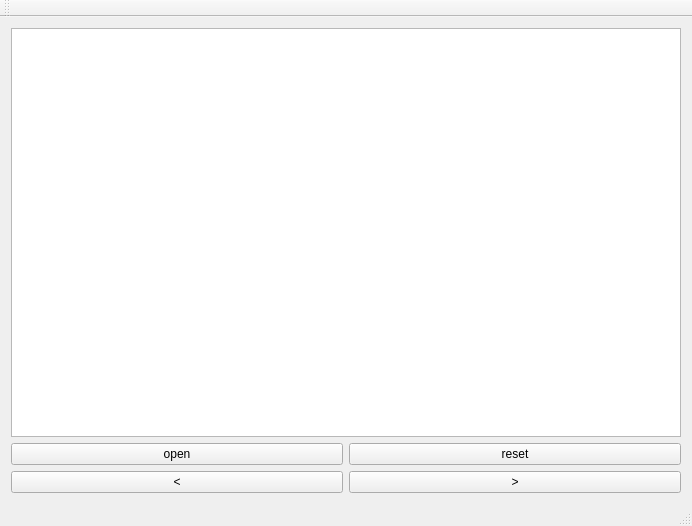
<?xml version="1.0" encoding="UTF-8"?>
<ui version="4.0">
 <class>MainWindow</class>
 <widget class="QMainWindow" name="MainWindow">
  <property name="geometry">
   <rect>
    <x>0</x>
    <y>0</y>
    <width>692</width>
    <height>526</height>
   </rect>
  </property>
  <property name="windowTitle">
   <string>MainWindow</string>
  </property>
  <widget class="QWidget" name="centralWidget">
   <layout class="QVBoxLayout" name="verticalLayout_2">
    <item>
     <widget class="QGraphicsView" name="graphicsView"/>
    </item>
    <item>
     <layout class="QHBoxLayout" name="horizontalLayout_2">
      <property name="bottomMargin">
       <number>0</number>
      </property>
      <item>
       <widget class="QPushButton" name="btnopen">
        <property name="text">
         <string>open</string>
        </property>
       </widget>
      </item>
      <item>
       <widget class="QPushButton" name="btnreset">
        <property name="text">
         <string>reset</string>
        </property>
       </widget>
      </item>
     </layout>
    </item>
    <item>
     <layout class="QHBoxLayout" name="horizontalLayout">
      <item>
       <widget class="QPushButton" name="btnback">
        <property name="text">
         <string>&lt;</string>
        </property>
       </widget>
      </item>
      <item>
       <widget class="QPushButton" name="btnnext">
        <property name="text">
         <string>&gt;</string>
        </property>
       </widget>
      </item>
     </layout>
    </item>
   </layout>
  </widget>
  <widget class="QMenuBar" name="menuBar">
   <property name="geometry">
    <rect>
     <x>0</x>
     <y>0</y>
     <width>692</width>
     <height>26</height>
    </rect>
   </property>
  </widget>
  <widget class="QToolBar" name="mainToolBar">
   <attribute name="toolBarArea">
    <enum>TopToolBarArea</enum>
   </attribute>
   <attribute name="toolBarBreak">
    <bool>false</bool>
   </attribute>
  </widget>
  <widget class="QStatusBar" name="statusBar"/>
 </widget>
 <layoutdefault spacing="6" margin="11"/>
 <resources/>
 <connections/>
</ui>
